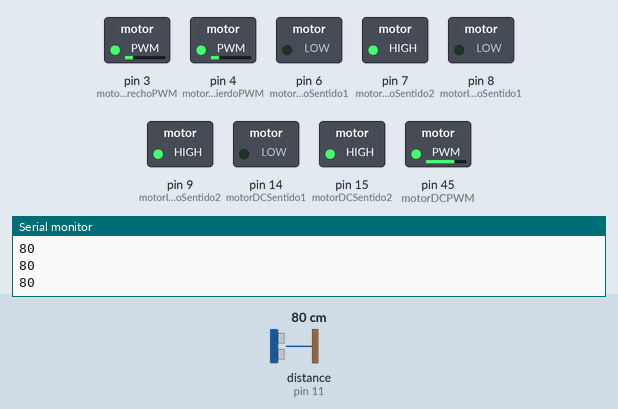
This sketch was run on a simulated Arduino Mega 2560, built with avr-gcc and run on an emulated ATmega2560. Parts: switched loads named in the sketch (green lamp = pin HIGH), the last lines printed to the serial monitor. Wiring (inferred from the names in the program): ultrasonic range finder: trigger pin 10; echo pin 11. Inputs (shaded band) come from the test bench; at power-on: distance to the obstacle (sensor on pin 11) 80 cm. The echo pulse lasts 58.3 µs per cm; pins used as bus, display or sensor lines are not drawn.

Above: at 1.2 s.
1.3 s: distance to the obstacle (sensor on pin 11) set to 44 cm
2.8 s: distance to the obstacle (sensor on pin 11) set to 37 cm
At 3.7 s:
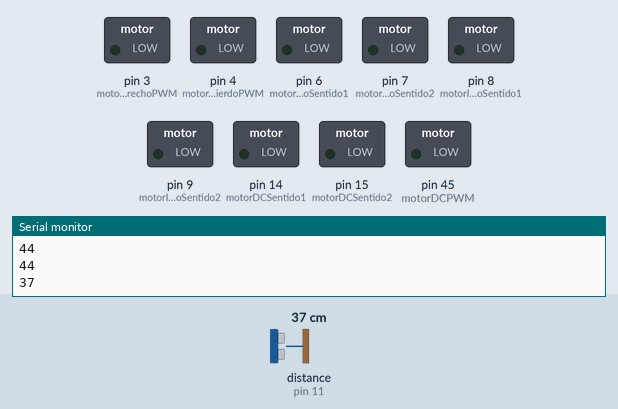
At 5.6 s:
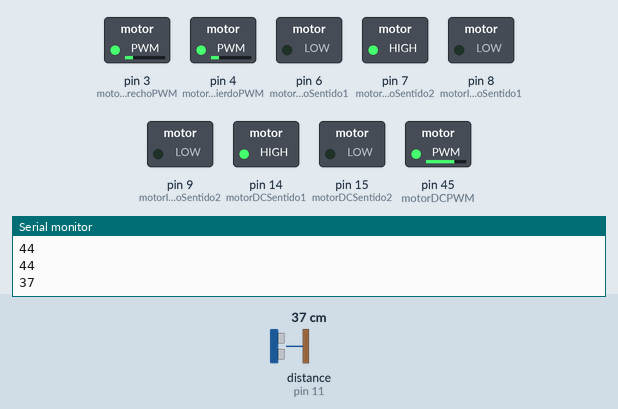
Timing chart, 0 to 11.8 s (numbered marks = the images above; inputs shaded):
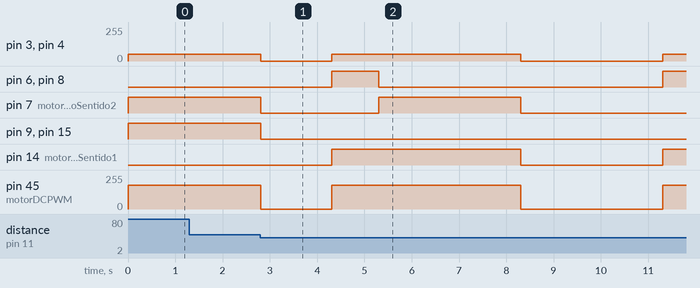

The sketch:

BIOBOT_CONTROL.ino
```cpp
const int motorDerechoPWM = 3;
const int motorDerechoSentido1 = 6;
const int motorDerechoSentido2 = 7;

const int motorIzquierdoPWM = 4;
const int motorIzquierdoSentido1 = 8;
const int motorIzquierdoSentido2 = 9;

const int motorDCPWM = 45;  // Pin de velocidad para el motor DC
const int motorDCSentido1 = 14;  // Pin de dirección 1 para el motor DC
const int motorDCSentido2 = 15;  // Pin de dirección 2 para el motor DC

const int trigPin = 10;
const int echoPin = 11;

void setup() {
  pinMode(motorDerechoPWM, OUTPUT);
  pinMode(motorDerechoSentido1, OUTPUT);
  pinMode(motorDerechoSentido2, OUTPUT);

  pinMode(motorIzquierdoPWM, OUTPUT);
  pinMode(motorIzquierdoSentido1, OUTPUT);
  pinMode(motorIzquierdoSentido2, OUTPUT);

  pinMode(motorDCPWM, OUTPUT);
  pinMode(motorDCSentido1, OUTPUT);
  pinMode(motorDCSentido2, OUTPUT);

  pinMode(trigPin, OUTPUT);
  pinMode(echoPin, INPUT);

  Serial.begin(9600);
}

void loop() {
  long duration;

  // Envía un pulso ultrasónico para medir la distancia
  digitalWrite(trigPin, LOW);
  delayMicroseconds(2);
  digitalWrite(trigPin, HIGH);
  delayMicroseconds(10);
  digitalWrite(trigPin, LOW);
  duration = pulseIn(echoPin, HIGH);

  // Calcula la distancia en centímetros
  int distance = duration / 58;

  Serial.println(distance);  // Imprime la distancia en el monitor serial

  if (distance < 40) {  // Si la distancia es menor a 40 cm
    detener();           // Detener completamente
    delay(1500);         // Esperar 1.5 segundos
    retroceder();        // Retrocede
    delay(1000);          // Retrocede medio segundo
    girarIzquierda();    // Girar a la izquierda
    delay(3000);         // Esperar 3 segundos para el giro
    detener();           // Detener completamente
    delay(1500);         // Esperar 1.5 segundos antes de avanzar
    avanzar();           // Avanzar
  } else {
    avanzar();           // Avanzar si no hay obstáculos cercanos
  }
}

void avanzar() {
  analogWrite(motorDerechoPWM, 50);
  digitalWrite(motorDerechoSentido1, LOW);
  digitalWrite(motorDerechoSentido2, HIGH);

  analogWrite(motorIzquierdoPWM, 50);
  digitalWrite(motorIzquierdoSentido1, LOW);
  digitalWrite(motorIzquierdoSentido2, HIGH);

  analogWrite(motorDCPWM, 180);
  digitalWrite(motorDCSentido1, LOW);
  digitalWrite(motorDCSentido2, HIGH);
}

void retroceder() {
  analogWrite(motorDerechoPWM, 50);
  digitalWrite(motorDerechoSentido1, HIGH);
  digitalWrite(motorDerechoSentido2, LOW);

  analogWrite(motorIzquierdoPWM, 50);
  digitalWrite(motorIzquierdoSentido1, HIGH);
  digitalWrite(motorIzquierdoSentido2, LOW);

  analogWrite(motorDCPWM, 180);
  digitalWrite(motorDCSentido1, HIGH);
  digitalWrite(motorDCSentido2, LOW);
}

void detener() {
  analogWrite(motorDerechoPWM, 0);
  digitalWrite(motorDerechoSentido1, LOW);
  digitalWrite(motorDerechoSentido2, LOW);

  analogWrite(motorIzquierdoPWM, 0);
  digitalWrite(motorIzquierdoSentido1, LOW);
  digitalWrite(motorIzquierdoSentido2, LOW);

  analogWrite(motorDCPWM, 0);
  digitalWrite(motorDCSentido1, LOW);
  digitalWrite(motorDCSentido2, LOW);
}

void girarIzquierda() {
  analogWrite(motorDerechoPWM, 50);
  digitalWrite(motorDerechoSentido1, LOW);
  digitalWrite(motorDerechoSentido2, HIGH);

  analogWrite(motorIzquierdoPWM, 50);
  digitalWrite(motorIzquierdoSentido1, LOW);
  digitalWrite(motorIzquierdoSentido2, LOW);

  analogWrite(motorDCPWM, 180);
  digitalWrite(motorDCSentido1, HIGH);
  digitalWrite(motorDCSentido2, LOW);
}
```

Measured:
- the behaviour switches between 41 and 40 cm on distance to the obstacle (sensor on pin 11) (found by bisection; images 0 and 1)
- after the input at 2.8 s, pin 3 (motorDerechoPWM), pin 4 (motorIzquierdoPWM): 50/255 → 0/255 at once, → 50/255 1.5 s later, → 0/255 4.0 s later, → 50/255 3.0 s later
